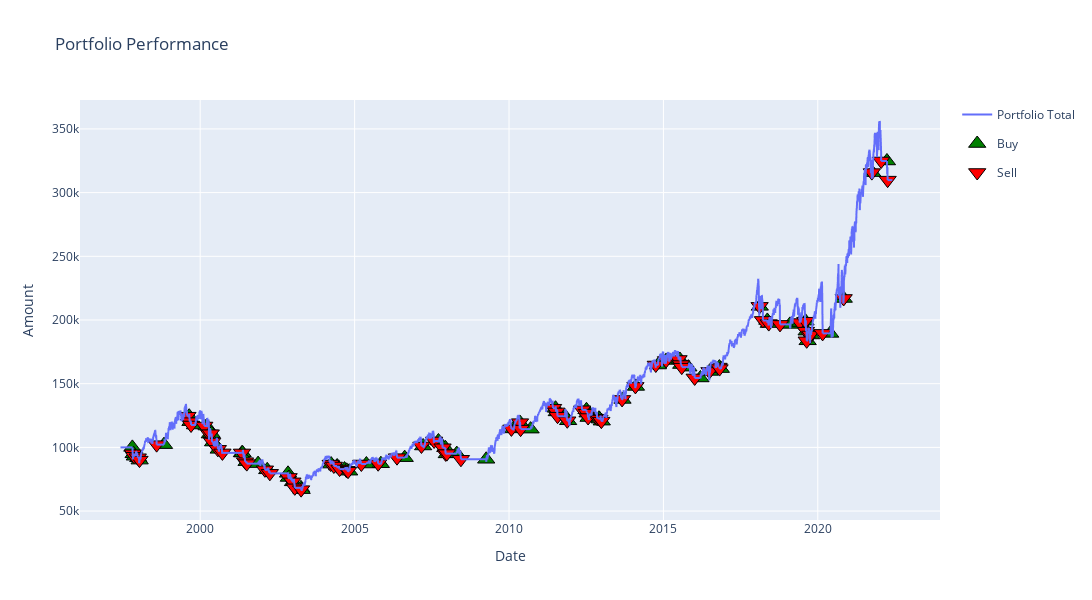

Source (notebook cell):
### Code cell
plot_portfolio(dmac_ptf_df)
